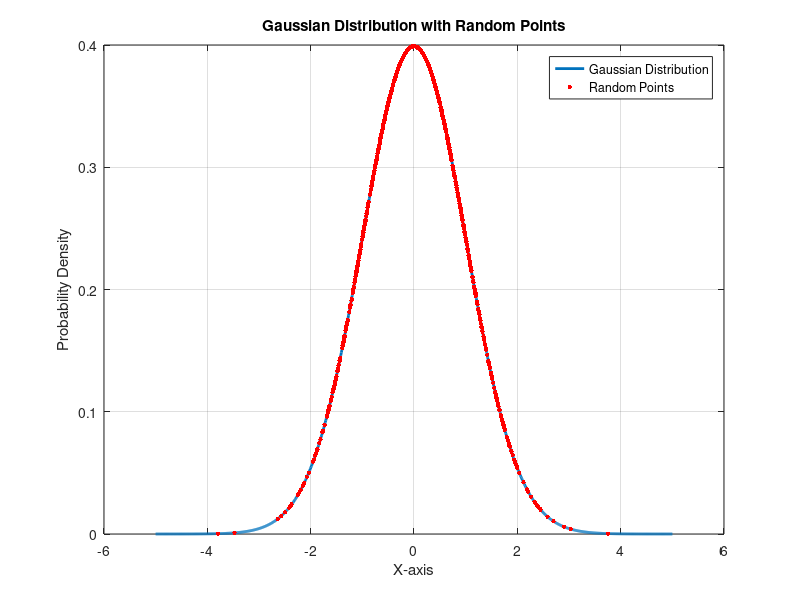

MATLAB code for this plot:
% Parameters for the Gaussian distribution
mu = 0;         % Mean
sigma = 1;      % Standard deviation

% Generate data points for the Gaussian distribution
x = linspace(-5, 5, 1000); % Adjust the range as needed
y = (1/(sigma * sqrt(2 * pi))) * exp(-(x - mu).^2 / (2 * sigma^2));

% Generate random points using randn
numPoints = 1000; % Adjust the number of points as needed
randomPoints = mu + sigma * randn(1, numPoints);

% Plot the Gaussian distribution
plot(x, y, 'LineWidth', 2);

hold on; % Add the following line to hold the current plot

% Plot the random points using randn
plot(randomPoints, normpdf(randomPoints, mu, sigma), 'r.', 'MarkerSize', 10);

hold off; % Release the hold on the plot

% Add labels and title
xlabel('X-axis');
ylabel('Probability Density');
title('Gaussian Distribution with Random Points');

% Add a grid to the plot
grid on;

% Display a legend
legend('Gaussian Distribution', 'Random Points');
